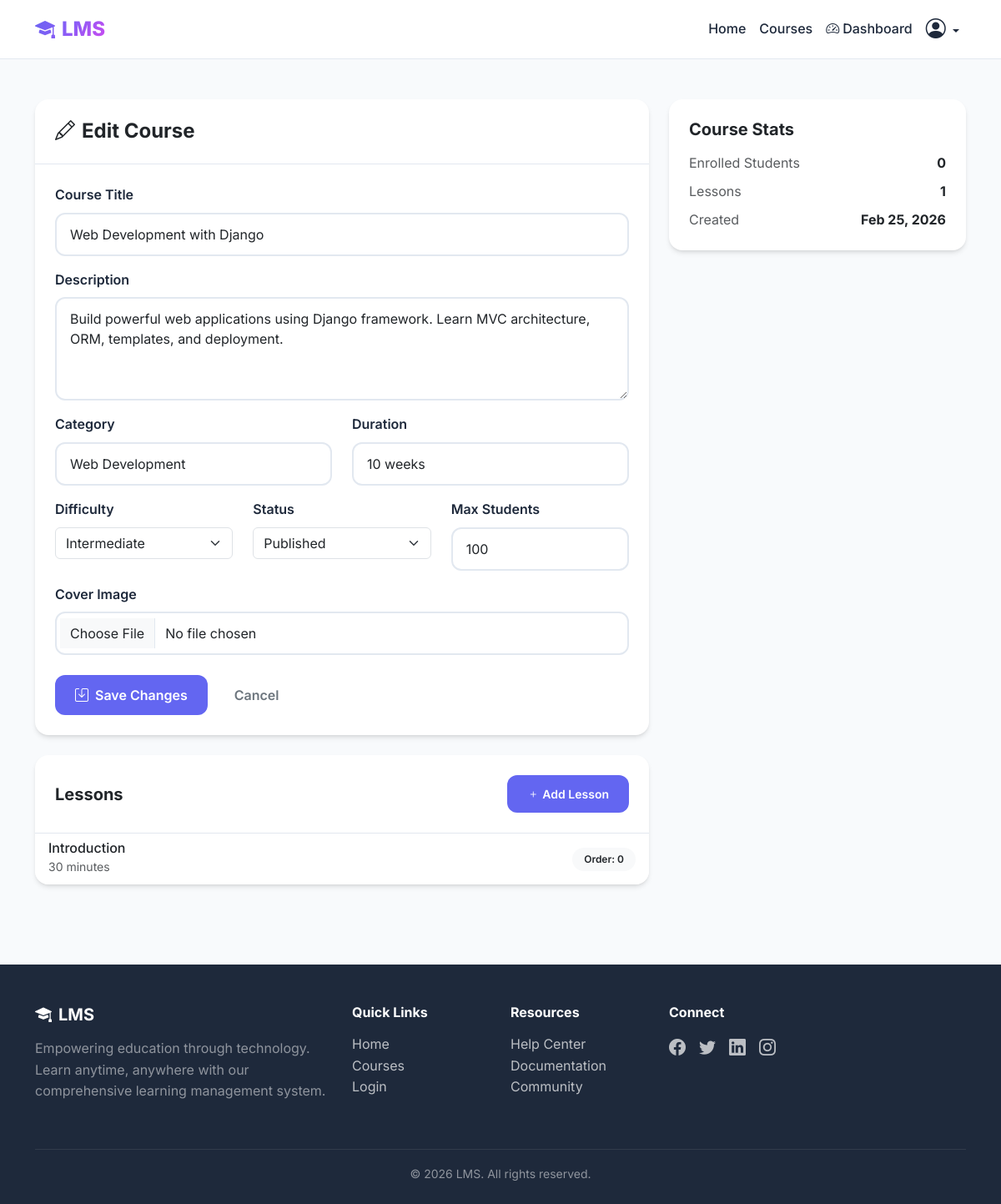
The app's page /courses/instructor/edit/2/ (signed in) with its own data.
### courses/models.py (models this page shows, shortened)
class Course(models.Model):
    STATUS_CHOICES = [
        ('draft', 'Draft'),
        ('published', 'Published'),
        ('archived', 'Archived'),
    ]
    title = models.CharField(max_length=200)
    description = models.TextField()
    instructor = models.ForeignKey(User, on_delete=models.CASCADE, related_name='courses_taught', limit_choices_to={'role': 'instructor'})
    cover_image = models.ImageField(upload_to='courses/covers/', blank=True, null=True)
    category = models.CharField(max_length=100, blank=True, null=True)
    duration = models.CharField(max_length=50, help_text="e.g., '8 weeks', '3 months'")
    difficulty = models.CharField(max_length=20, choices=[
        ('beginner', 'Beginner'),
        ('intermediate', 'Intermediate'),
        ('advanced', 'Advanced'),
    ], default='beginner')
    status = models.CharField(max_length=20, choices=STATUS_CHOICES, default='draft')
    max_students = models.PositiveIntegerField(default=100)
    created_at = models.DateTimeField(auto_now_add=True)
    updated_at = models.DateTimeField(auto_now=True)
    class Meta:
        ordering = ['-created_at']
    def enrolled_count(self):
        return self.enrollments.filter(status='active').count()

class Lesson(models.Model):
    course = models.ForeignKey(Course, on_delete=models.CASCADE, related_name='lessons')
    title = models.CharField(max_length=200)
    description = models.TextField(blank=True, null=True)
    content = models.TextField()
    video_url = models.URLField(blank=True, null=True)
    order = models.PositiveIntegerField(default=0)
    duration = models.PositiveIntegerField(help_text="Duration in minutes", default=30)
    created_at = models.DateTimeField(auto_now_add=True)
    class Meta:
        ordering = ['order']

### courses/views.py (the view, shortened to what this page needs)
# urls.py: path('instructor/edit/<int:course_id>/', views.edit_course, name='edit_course'),
@login_required
def edit_course(request, course_id):
    course = get_object_or_404(Course, id=course_id, instructor=request.user)
    return render(request, 'courses/edit_course.html', {'course': course})

### templates/courses/edit_course.html (shortened to what this page needs)
{% extends 'base.html' %}
{% block content %}
<div class="container py-5">
    <div class="row">
        <div class="col-lg-8">
            <div class="card mb-4">
                <div class="card-header">
                    <h4 class="fw-bold mb-0"><i class="bi bi-pencil me-2"></i>Edit Course</h4>
                </div>
                <div class="card-body p-4">
                    <form method="post" enctype="multipart/form-data">
                        <div class="mb-3">
                            <label class="form-label">Course Title</label>
                            <input type="text" name="title" class="form-control" value="{{ course.title }}" required>
                        </div>
                        <div class="mb-3">
                            <label class="form-label">Description</label>
                            <textarea name="description" class="form-control" rows="4" required>{{ course.description }}</textarea>
                        </div>
                        <div class="row">
                            <div class="col-md-6 mb-3">
                                <label class="form-label">Category</label>
                                <input type="text" name="category" class="form-control" value="{{ course.category|default:'' }}">
                            </div>
                            <div class="col-md-6 mb-3">
                                <label class="form-label">Duration</label>
                                <input type="text" name="duration" class="form-control" value="{{ course.duration }}">
                            </div>
                        </div>
                        <div class="row">
                            <div class="col-md-4 mb-3">
                                <label class="form-label">Difficulty</label>
                                <select name="difficulty" class="form-select">
                                    <option value="intermediate" {% if course.difficulty == 'intermediate' %}selected{% endif %}>Intermediate</option>
                                </select>
                            </div>
                            <div class="col-md-4 mb-3">
                                <label class="form-label">Status</label>
                                <select name="status" class="form-select">
                                    <option value="published" {% if course.status == 'published' %}selected{% endif %}>Published</option>
                                </select>
                            </div>
                            <div class="col-md-4 mb-3">
                                <label class="form-label">Max Students</label>
                                <input type="number" name="max_students" class="form-control" value="{{ course.max_students }}" min="1">
                            </div>
                        </div>
                        <div class="mb-4">
                            <label class="form-label">Cover Image</label>
                            <input type="file" name="cover_image" class="form-control" accept="image/*">
                        </div>
                        <div class="d-flex gap-2">
                            <button type="submit" class="btn btn-primary">
                                <i class="bi bi-save me-2"></i>Save Changes
                            </button>
                            <a href="{% url 'instructor_courses' %}" class="btn btn-outline-secondary">Cancel</a>
                        </div>
                    </form>
                </div>
            </div>
            <div class="card">
                <div class="card-header d-flex justify-content-between align-items-center">
                    <h5 class="fw-bold mb-0">Lessons</h5>
                    <a href="{% url 'add_lesson' course.id %}" class="btn btn-sm btn-primary">
                        <i class="bi bi-plus me-1"></i>Add Lesson
                    </a>
                </div>
                <div class="card-body p-0">
                    {% if course.lessons.all %}
                    <div class="list-group list-group-flush">
                        {% for lesson in course.lessons.all %}
                        <div class="list-group-item d-flex justify-content-between align-items-center">
                            <div>
                                <h6 class="mb-0">{{ lesson.title }}</h6>
                                <small class="text-muted">{{ lesson.duration }} minutes</small>
                            </div>
                            <span class="badge bg-light text-dark">Order: {{ lesson.order }}</span>
                        </div>
                        {% endfor %}
                    </div>
                    {% else %}
                    <div class="text-center py-4">
                        <p class="text-muted mb-0">No lessons added yet</p>
                    </div>
                    {% endif %}
                </div>
            </div>
        </div>
        <div class="col-lg-4">
            <div class="card sticky-top" style="top: 100px;">
                <div class="card-body">
                    <h5 class="fw-bold mb-3">Course Stats</h5>
                    <div class="d-flex justify-content-between mb-2">
                        <span class="text-muted">Enrolled Students</span>
                        <strong>{{ course.enrolled_count }}</strong>
                    </div>
                    <div class="d-flex justify-content-between mb-2">
                        <span class="text-muted">Lessons</span>
                        <strong>{{ course.lessons.count }}</strong>
                    </div>
                    <div class="d-flex justify-content-between">
                        <span class="text-muted">Created</span>
                        <strong>{{ course.created_at|date:"M d, Y" }}</strong>
                    </div>
                </div>
            </div>
        </div>
    </div>
</div>
{% endblock %}

### static/css/styles.css (style rules this page uses)
:root { --primary: #6366f1; --primary-dark: #4f46e5; --primary-light: #818cf8; --secondary: #10b981; --accent: #f59e0b; --danger: #ef4444; --dark: #1e293b; --light: #f8fafc; --gray: #64748b; --gray-light: #e2e8f0; --gradient-1: linear-gradient(135deg, #6366f1 0%, #8b5cf6 50%, #d946ef 100%); --gradient-2: linear-gradient(135deg, #10b981 0%, #06b6d4 100%); --shadow-sm: 0 1px 2px 0 rgb(0 0 0 / 0.05); --shadow: 0 4px 6px -1px rgb(0 0 0 / 0.1), 0 2px 4px -2px rgb(0 0 0 / 0.1); --shadow-lg: 0 10px 15px -3px rgb(0 0 0 / 0.1), 0 4px 6px -4px rgb(0 0 0 / 0.1); --shadow-xl: 0 20px 25px -5px rgb(0 0 0 / 0.1), 0 8px 10px -6px rgb(0 0 0 / 0.1); }
* { margin: 0; padding: 0; box-sizing: border-box; }
body { font-family: 'Inter', -apple-system, BlinkMacSystemFont, 'Segoe UI', Roboto, sans-serif; background: var(--light); color: var(--dark); line-height: 1.6; min-height: 100vh; }
.btn { font-weight: 600; padding: 0.75rem 1.5rem; border-radius: 0.75rem; transition: all 0.3s ease; border: none; }
.btn-primary { background: var(--primary); color: white; }
.card { background: white; border-radius: 1rem; border: none; box-shadow: var(--shadow); transition: all 0.3s ease; overflow: hidden; }
.card-header { background: transparent; border-bottom: 1px solid var(--gray-light); padding: 1.5rem; }
.card-body { padding: 1.5rem; }
.form-control { border: 2px solid var(--gray-light); border-radius: 0.75rem; padding: 0.75rem 1rem; transition: all 0.3s ease; }
.form-label { font-weight: 600; color: var(--dark); margin-bottom: 0.5rem; }
.badge { padding: 0.5rem 0.875rem; border-radius: 2rem; font-weight: 600; font-size: 0.75rem; }

### records on screen
Course: title "Web Development with Django", description "Build powerful web applications using Django framework. Learn MVC architecture, ORM, templates, and deployment.", category "Web Development", duration "10 weeks", difficulty "Intermediate", status "Published", max_students "100", enrolled_count "0", lessons.count "1", created_at "Feb 25, 2026"
Lesson: title "Introduction", duration "30", order "0"
